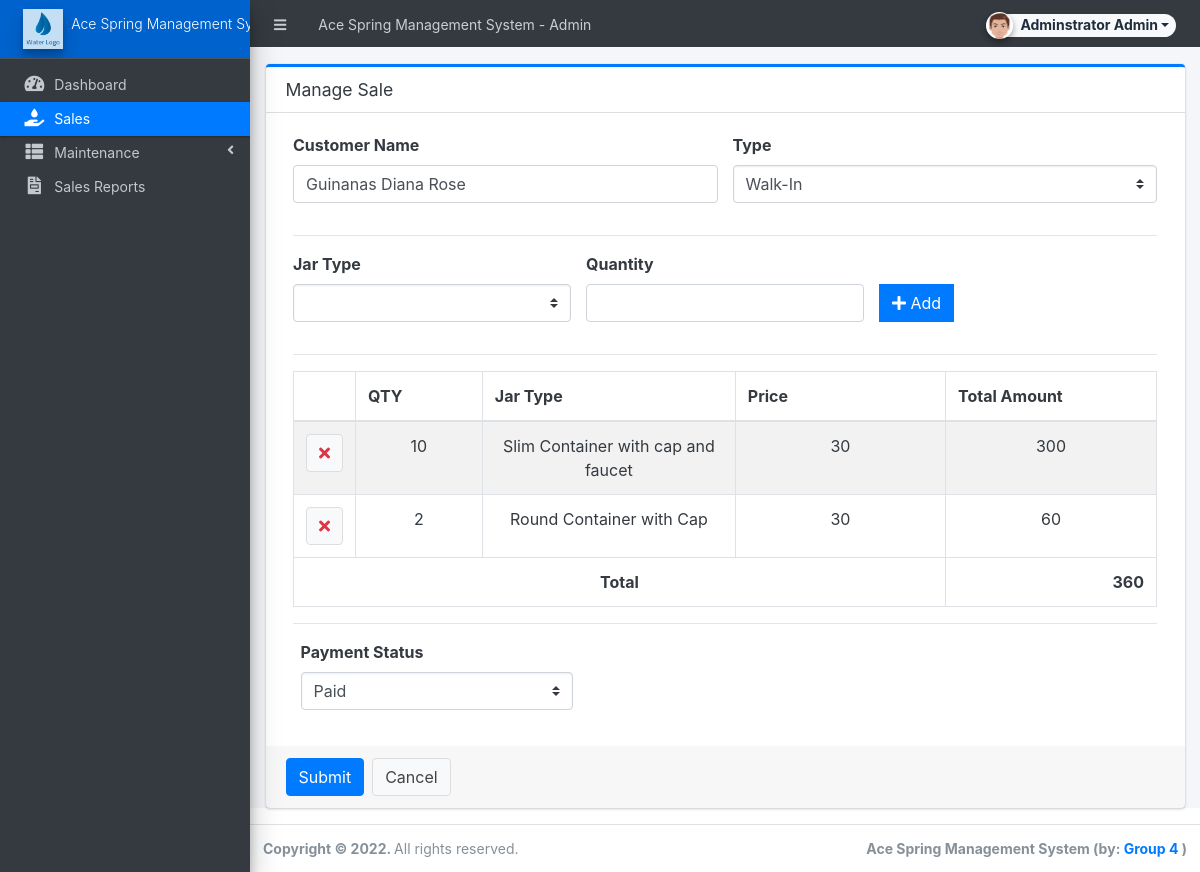
The app's page /admin/?page=sales/manage_sales&id=1 (signed in) with its own data.
### tables this page shows
CREATE TABLE `sales_items` (
  `id` int(30) NOT NULL,
  `sales_id` int(30) NOT NULL,
  `jar_type_id` int(30) NOT NULL,
  `quantity` float NOT NULL,
  `price` float NOT NULL,
  `total_amount` float NOT NULL
);

CREATE TABLE `jar_types` (
  `id` int(30) NOT NULL,
  `name` text NOT NULL,
  `description` text NOT NULL,
  `pricing` float NOT NULL,
  `date_created` datetime NOT NULL DEFAULT current_timestamp(),
  `date_updated` datetime DEFAULT NULL ON UPDATE current_timestamp()
);

### admin/sales/manage_sales.php (the view, shortened to what this page needs)
<div class="card card-outline card-primary">
    <div class="card-header">
    <h3 class="card-title"><?php echo !isset($id) ? "Create New" : "Manage" ?> Sale</h3>
    </div>
    <div class="card-body">
        <div class="container-fluid">
            <form id="sales-form">
                <div class="row">
                    <div class="form-group col-sm-6">
                        <label class="control-label">Customer Name</label>
                        <input type="text" name="customer_name" class="form-control" id="customer_name" value="<?php echo isset($customer_name) ?  $customer_name : "Guest" ?>" reqiured>
                    </div>
                    <div class="form-group col-sm-6">
                        <label class="control-label">Type</label>
                        <select  id="type" name="type" class="custom-select select2">
                            <option value="1" <?php echo isset($type) && $type == 1 ? "selected" : "" ?>>Walk-In</option>
                        </select>
                    </div>
                </div>
                <hr>
                <div class="row align-items-end">
                    <div class="form-group col-sm-4">
                        <label class="control-label">Jar Type</label>
                        <select  id="jar_type_id" class="custom-select select2">
                            <option value=""></option>
                            <?php
                            $j_qry = $conn->query("SELECT * FROM jar_types order by `name` asc");
                            while($row=$j_qry->fetch_assoc()):
                            ?>
                            <option value="<?php echo $row['id'] ?>" data-price="<?php echo $row['pricing'] ?>" ><?php echo $row['name'] ?></option>
                            <?php endwhile; ?>
                        </select>
                    </div>
                    <div class="form-group col-sm-4">
                        <label class="control-label">Quantity</label>
                        <input type="number" min="1" class="form-control" id="quantity">
                    </div>
                    <div class="col-sm-2 mb-3">
                        <button class="btn btn-primary btn-flat" type="button" id="add_to_list"><i class="fa fa-plus"></i> Add</button>
                    </div>
                </div>
                <hr>
                <table class="table table-bordered table-striped" id="item-list">
                    <colgroup>
                        <col width="5%">
                        <col width="15%">
                        <col width="30%">
                        <col width="25%">
                        <col width="25%">
                    </colgroup>
                    <thead>
                        <tr>
                            <th></th>
                            <th>QTY</th>
                            <th>Jar Type</th>
                            <th>Price</th>
                            <th>Total Amount</th>
                        </tr>
                    </thead>
                    <tbody>
                        <?php
                        if(isset($id)):
                        $qry2 = $conn->query("SELECT i.*,j.name FROM `sales_items` i inner join `jar_types`j on j.id = i.jar_type_id where  i.sales_id = '{$id}' order by id asc ");
                        while($row= $qry2->fetch_assoc()):
                        ?>
                        <tr class="s-item">
                            <td class='text-center'><button class='btn btn-default text-danger' type='button' onclick='del_item($(this))'><i class='fa fa-times'></i></button></td>
                            <td class='text-center'><input type='hidden' name='quantity[]' value='<?php echo $row['quantity'] ?>'><?php echo number_format($row['quantity']) ?></td>
                            <td class='text-center'><input type='hidden' name='jar_type_id[]' value='<?php echo $row['jar_type_id'] ?>'><?php echo $row['name'] ?></td>
                            <td class='text-center'><input type='hidden' name='price[]' value='<?php echo $row['price'] ?>'><?php echo number_format($row['price']) ?></td>
                            <td class='text-center'><input type='hidden' name='total_amount[]' value='<?php echo $row['total_amount'] ?>'><?php echo number_format($row['total_amount']) ?></td>
                        </tr>
                        <?php
                            endwhile;
                            endif;
                        ?>
                    </tbody>
                    <tfoot>
                        <tr>
                            <th colspan='4' class="text-center">Total <input type="hidden" name="amount" value="<?php echo isset($amount)? $amount : 0 ?>"> </th>
                            <th class="text-right" id="grand_total"><?php echo isset($amount)? $amount : 0 ?></th>
                        </tr>
                    </tfoot>
                </table>
                <hr>
                <div class="form-group col-sm-4">
                    <label class="control-label">Payment Status</label>
                    <select  id="status" name="status" class="custom-select">
                        <option value="1" <?php echo isset($status) && $status == 1 ? "selected" : "" ?>>Paid</option>
                    </select>
                </div>
            </form>
        </div>
    </div>
    <div class="card-footer">
        <div class="d-flex w-100">
            <button form="sales-form" class="btn btn-primary mr-2">Submit</button>
            <a href="./?page=sales" class="btn btn-default">Cancel</a>
        </div>
    </div>
</div>

### records on screen
sales_items: quantity "10", jar_type.name "Slim Container with cap and faucet", price "30", total_amount "300"
sales_items: quantity "2", jar_type.name "Round Container with Cap", price "30", total_amount "60"

### other values on screen
$_settings->info('name') "Ace Spring Management System"
$_settings->userdata('firstname').' '.$_settings->userdata('lastname') "Adminstrator Admin"
$_settings->info('short_name') "Ace Spring Management…"
$amount "360"
$_settings->info('short_name') "Ace Spring Management System"
